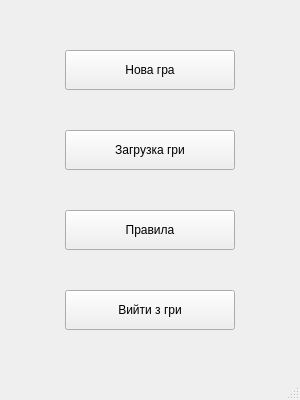
<?xml version="1.0" encoding="UTF-8"?>
<ui version="4.0">
 <class>MainWindow</class>
 <widget class="QMainWindow" name="MainWindow">
  <property name="geometry">
   <rect>
    <x>0</x>
    <y>0</y>
    <width>300</width>
    <height>400</height>
   </rect>
  </property>
  <property name="windowTitle">
   <string>MainWindow</string>
  </property>
  <widget class="QWidget" name="centralwidget">
   <widget class="QPushButton" name="ButtonStart">
    <property name="enabled">
     <bool>true</bool>
    </property>
    <property name="geometry">
     <rect>
      <x>65</x>
      <y>50</y>
      <width>170</width>
      <height>40</height>
     </rect>
    </property>
    <property name="text">
     <string>Нова гра</string>
    </property>
   </widget>
   <widget class="QPushButton" name="ButtonEnd">
    <property name="geometry">
     <rect>
      <x>65</x>
      <y>290</y>
      <width>170</width>
      <height>40</height>
     </rect>
    </property>
    <property name="text">
     <string>Вийти з гри</string>
    </property>
   </widget>
   <widget class="QPushButton" name="ButtonDownload">
    <property name="geometry">
     <rect>
      <x>65</x>
      <y>130</y>
      <width>170</width>
      <height>40</height>
     </rect>
    </property>
    <property name="text">
     <string>Загрузка гри</string>
    </property>
   </widget>
   <widget class="QPushButton" name="ButtonRules">
    <property name="geometry">
     <rect>
      <x>65</x>
      <y>210</y>
      <width>170</width>
      <height>40</height>
     </rect>
    </property>
    <property name="text">
     <string>Правила</string>
    </property>
   </widget>
  </widget>
  <widget class="QMenuBar" name="menubar">
   <property name="geometry">
    <rect>
     <x>0</x>
     <y>0</y>
     <width>300</width>
     <height>26</height>
    </rect>
   </property>
  </widget>
  <widget class="QStatusBar" name="statusbar"/>
 </widget>
 <resources/>
 <connections/>
</ui>
